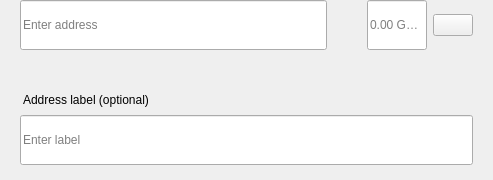
<?xml version="1.0" encoding="UTF-8"?>
<ui version="4.0">
 <class>SendMultiRow</class>
 <widget class="QWidget" name="SendMultiRow">
  <property name="geometry">
   <rect>
    <x>0</x>
    <y>0</y>
    <width>493</width>
    <height>180</height>
   </rect>
  </property>
  <property name="minimumSize">
   <size>
    <width>0</width>
    <height>0</height>
   </size>
  </property>
  <property name="maximumSize">
   <size>
    <width>16777215</width>
    <height>16777215</height>
   </size>
  </property>
  <property name="windowTitle">
   <string>Form</string>
  </property>
  <layout class="QVBoxLayout" name="verticalLayout_3">
   <property name="spacing">
    <number>0</number>
   </property>
   <property name="leftMargin">
    <number>0</number>
   </property>
   <property name="topMargin">
    <number>0</number>
   </property>
   <property name="rightMargin">
    <number>20</number>
   </property>
   <property name="bottomMargin">
    <number>5</number>
   </property>
   <item alignment="Qt::AlignTop">
    <widget class="QWidget" name="widget" native="true">
     <property name="sizePolicy">
      <sizepolicy hsizetype="Expanding" vsizetype="Maximum">
       <horstretch>0</horstretch>
       <verstretch>0</verstretch>
      </sizepolicy>
     </property>
     <property name="minimumSize">
      <size>
       <width>0</width>
       <height>60</height>
      </size>
     </property>
     <property name="maximumSize">
      <size>
       <width>16777215</width>
       <height>85</height>
      </size>
     </property>
     <layout class="QHBoxLayout" name="horizontalLayout" stretch="6,0,2">
      <property name="spacing">
       <number>0</number>
      </property>
      <property name="leftMargin">
       <number>8</number>
      </property>
      <property name="topMargin">
       <number>0</number>
      </property>
      <property name="rightMargin">
       <number>0</number>
      </property>
      <property name="bottomMargin">
       <number>0</number>
      </property>
      <item alignment="Qt::AlignTop">
       <widget class="QStackedWidget" name="stackedAddress">
        <property name="minimumSize">
         <size>
          <width>0</width>
          <height>50</height>
         </size>
        </property>
        <property name="maximumSize">
         <size>
          <width>16777215</width>
          <height>50</height>
         </size>
        </property>
        <widget class="QWidget" name="page_4">
         <property name="sizePolicy">
          <sizepolicy hsizetype="Expanding" vsizetype="Preferred">
           <horstretch>0</horstretch>
           <verstretch>0</verstretch>
          </sizepolicy>
         </property>
         <property name="minimumSize">
          <size>
           <width>0</width>
           <height>50</height>
          </size>
         </property>
         <property name="maximumSize">
          <size>
           <width>16777215</width>
           <height>55</height>
          </size>
         </property>
         <layout class="QVBoxLayout" name="verticalLayout_7">
          <property name="spacing">
           <number>0</number>
          </property>
          <property name="leftMargin">
           <number>12</number>
          </property>
          <property name="topMargin">
           <number>0</number>
          </property>
          <property name="rightMargin">
           <number>0</number>
          </property>
          <property name="bottomMargin">
           <number>0</number>
          </property>
          <item>
           <widget class="QLineEdit" name="lineEditAddress">
            <property name="minimumSize">
             <size>
              <width>0</width>
              <height>50</height>
             </size>
            </property>
            <property name="maximumSize">
             <size>
              <width>16777215</width>
              <height>50</height>
             </size>
            </property>
            <property name="placeholderText">
             <string>Enter address</string>
            </property>
           </widget>
          </item>
         </layout>
        </widget>
        <widget class="QWidget" name="page_3"/>
       </widget>
      </item>
      <item>
       <spacer name="horizontalSpacer_3">
        <property name="orientation">
         <enum>Qt::Horizontal</enum>
        </property>
        <property name="sizeType">
         <enum>QSizePolicy::Fixed</enum>
        </property>
        <property name="sizeHint" stdset="0">
         <size>
          <width>40</width>
          <height>20</height>
         </size>
        </property>
       </spacer>
      </item>
      <item>
       <layout class="QHBoxLayout" name="horizontalLayout_2">
        <property name="spacing">
         <number>6</number>
        </property>
        <item alignment="Qt::AlignTop">
         <widget class="QLineEdit" name="lineEditAmount">
          <property name="sizePolicy">
           <sizepolicy hsizetype="Expanding" vsizetype="Preferred">
            <horstretch>0</horstretch>
            <verstretch>0</verstretch>
           </sizepolicy>
          </property>
          <property name="minimumSize">
           <size>
            <width>0</width>
            <height>50</height>
           </size>
          </property>
          <property name="maximumSize">
           <size>
            <width>16777215</width>
            <height>50</height>
           </size>
          </property>
          <property name="maxLength">
           <number>17</number>
          </property>
          <property name="alignment">
           <set>Qt::AlignLeading|Qt::AlignLeft|Qt::AlignVCenter</set>
          </property>
          <property name="placeholderText">
           <string notr="true">0.00 GROW</string>
          </property>
         </widget>
        </item>
        <item>
         <layout class="QVBoxLayout" name="verticalLayout">
          <property name="topMargin">
           <number>14</number>
          </property>
          <property name="bottomMargin">
           <number>0</number>
          </property>
          <item alignment="Qt::AlignTop">
           <widget class="QPushButton" name="btnMenu">
            <property name="minimumSize">
             <size>
              <width>0</width>
              <height>0</height>
             </size>
            </property>
            <property name="maximumSize">
             <size>
              <width>16777215</width>
              <height>16777215</height>
             </size>
            </property>
            <property name="focusPolicy">
             <enum>Qt::NoFocus</enum>
            </property>
            <property name="text">
             <string/>
            </property>
           </widget>
          </item>
         </layout>
        </item>
       </layout>
      </item>
     </layout>
    </widget>
   </item>
   <item>
    <widget class="QWidget" name="layoutLabel" native="true">
     <property name="minimumSize">
      <size>
       <width>0</width>
       <height>0</height>
      </size>
     </property>
     <property name="maximumSize">
      <size>
       <width>16777215</width>
       <height>16777215</height>
      </size>
     </property>
     <layout class="QVBoxLayout" name="verticalLayout_9">
      <property name="spacing">
       <number>6</number>
      </property>
      <property name="leftMargin">
       <number>20</number>
      </property>
      <property name="topMargin">
       <number>0</number>
      </property>
      <property name="rightMargin">
       <number>0</number>
      </property>
      <property name="bottomMargin">
       <number>10</number>
      </property>
      <item>
       <spacer name="verticalSpacer">
        <property name="orientation">
         <enum>Qt::Vertical</enum>
        </property>
        <property name="sizeType">
         <enum>QSizePolicy::Fixed</enum>
        </property>
        <property name="sizeHint" stdset="0">
         <size>
          <width>20</width>
          <height>20</height>
         </size>
        </property>
       </spacer>
      </item>
      <item>
       <widget class="QLabel" name="labelSubtitleDescription">
        <property name="styleSheet">
         <string notr="true">margin-bottom:2px;
margin-left:0.05px;
padding:0px;</string>
        </property>
        <property name="text">
         <string>Address label (optional)</string>
        </property>
       </widget>
      </item>
      <item>
       <widget class="QLineEdit" name="lineEditDescription">
        <property name="minimumSize">
         <size>
          <width>0</width>
          <height>50</height>
         </size>
        </property>
        <property name="maximumSize">
         <size>
          <width>16777215</width>
          <height>50</height>
         </size>
        </property>
        <property name="placeholderText">
         <string>Enter label</string>
        </property>
       </widget>
      </item>
     </layout>
    </widget>
   </item>
  </layout>
 </widget>
 <resources/>
 <connections/>
</ui>
